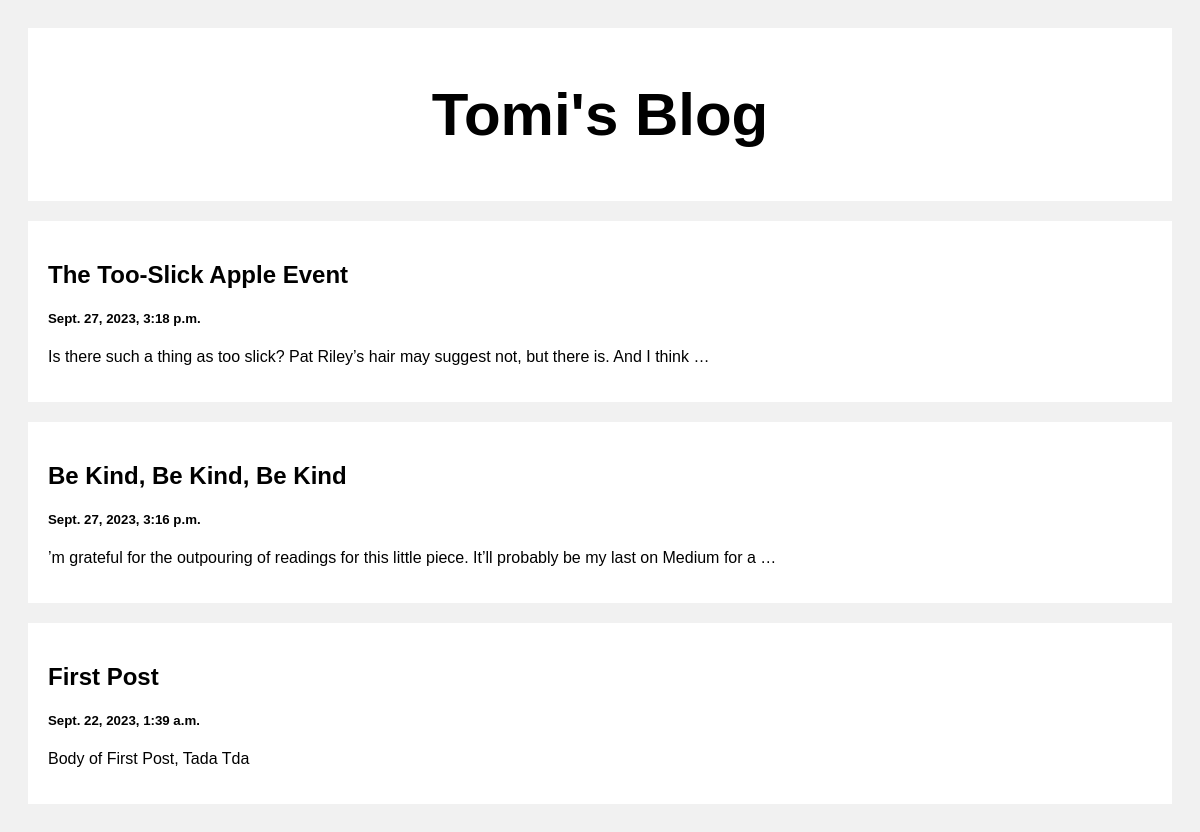
The page / on the database its author committed.
### posts/models.py (models this page shows)
class Post(models.Model):
    title = models.CharField(max_length=100)
    body = models.CharField(max_length=100000000)
    created_at = models.DateTimeField(default=datetime.now,blank=True)

### posts/views.py (the view)
# urls.py: path('',views.index, name='index'),
def index(request):
    posts = Post.objects.all()
    return render(request,'index.html',{'posts':posts})

### templates/index.html (shortened to what this page needs)
<!DOCTYPE html>
<html>
<head>
</head>
<body>
<div class="header">
  <h2>Tomi's Blog</h2>
</div>
<div class="row">
  <div class="leftcolumn">
    {% for post in posts reversed %}
    <div class="card">
      <a style="text-decoration: none; color: black;" href="/post/{{post.id}}">
        <h2>{{post.title}}</h2>
        <h5>{{post.created_at}}</h5>
        <p>{{post.body|truncatewords:20}}</p>
      </a>
    </div>
    {% endfor %}
  </div>
</div>
</body>
</html>

### templates/index.html (style rules this page uses)
* { box-sizing: border-box; }
body { font-family: Arial; padding: 20px; background: #f1f1f1; }
.header { padding: 2px; font-size: 40px; text-align: center; background: white; }
.leftcolumn { float: left; width: 100%; }
.card { background-color: white; padding: 20px; margin-top: 20px; }
.row:after { content: ""; display: table; clear: both; }

### rows shown on the page
Post: title "The Too-Slick Apple Event", created_at "Sept. 27, 2023, 3:18 p.m.", body "Is there such a thing as too slick? Pat Riley’s hair may suggest not, but there is. And I think …"
Post: title "Be Kind, Be Kind, Be Kind", created_at "Sept. 27, 2023, 3:16 p.m.", body "’m grateful for the outpouring of readings for this little piece. It’ll probably be my last on Medium for a …"
Post: title "First Post", created_at "Sept. 22, 2023, 1:39 a.m.", body "Body of First Post, Tada Tda"
